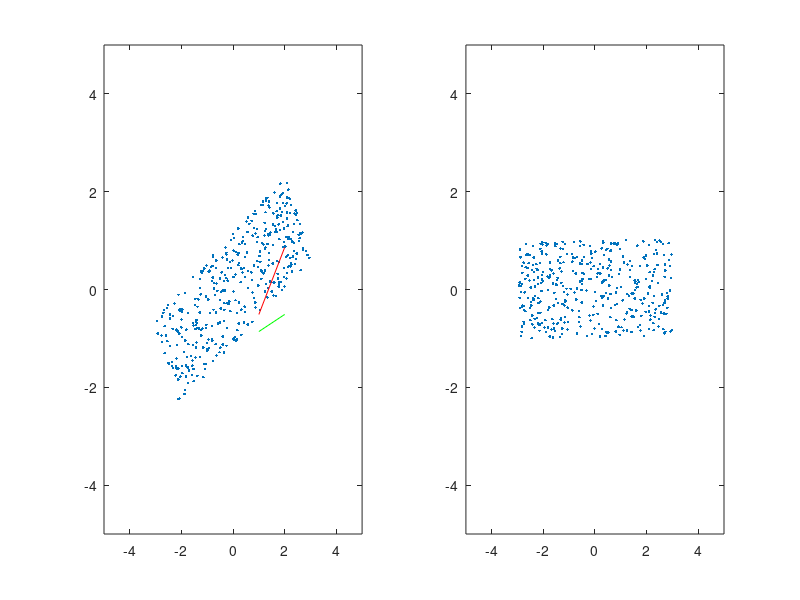

Write MATLAB code to recreate this figure.
function rectangularData()

x0=-3; y0=-1;
w=6; h=2;

n=400; %number of random numbers to generate

x = x0+w.*rand(n,1);
y = y0+h.*rand(n,1);
rot = [[cos(-pi/6);sin(-pi/6)] [-sin(-pi/6); cos(-pi/6)]];
%x = x *2;
%y = y * 2;
data = [x y];
data = data * rot;

[U, S, V] = svd(cov(data));

figure
subplot(1,2,1);
plot(data(:,1), data(:,2), '.');
axis([-5 5 -5 5]);
hold on
plot(U(:,1),'g');
hold on
plot(U(:,2),'r');

Z = U * data.';
subplot(1,2,2);
plot(Z(1,:), Z(2,:), '.');
axis([-5 5 -5 5]);

end

